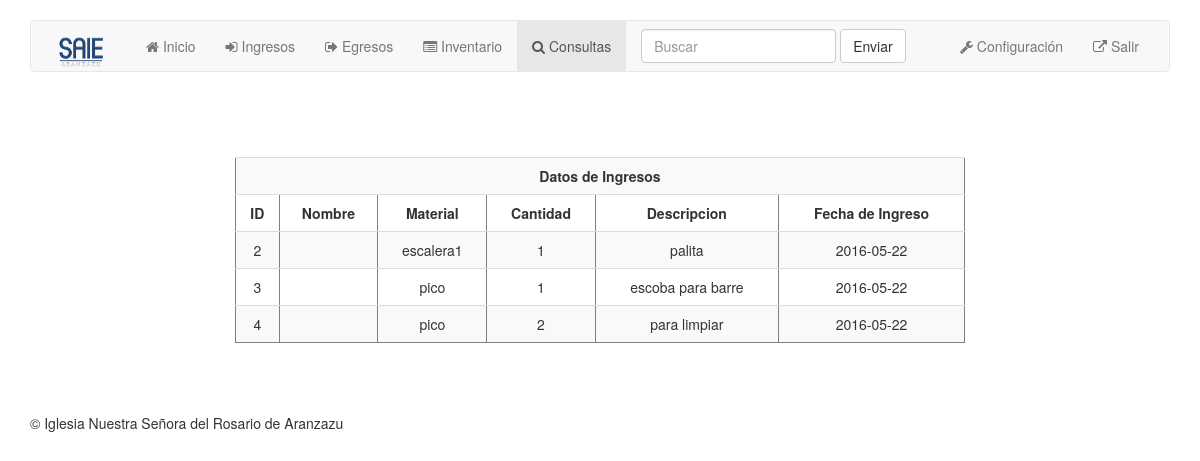
The page /consmateriales.php (signed in) on the database its author committed.
### tables this page shows
CREATE TABLE `mteriales` (
  `id` int(11) NOT NULL,
  `id_donadores` int(11) NOT NULL,
  `material` varchar(40) NOT NULL,
  `cantidad` int(40) NOT NULL,
  `descripcion` varchar(400) NOT NULL,
  `fecha` date NOT NULL
);

### consmateriales.php (the view, shortened to what this page needs)
<?php
    if (isset($_SESSION['usuario'])) {
?>
<!doctype html>
<html lang="es">
<head>
    <link rel="stylesheet" href="/assets/css/normalize.css">
    <link rel="stylesheet" href="/assets/css/bootstrap.min.css">
    <link rel="stylesheet" href="/assets/css/main.css">
    <link rel="stylesheet" href="/assets/css/font-awesome.min.css">
</head>
<body>
    <div class="container">
        <nav class="navbar navbar-default">
            <div class="container-fluid">
                <div class="navbar-header">
                    <a class="navbar-brand" href="index.php">
                        <img src="/assets/images/logo.png" class="image-responsive" style="max-width: 70px" alt="">
                    </a>
                </div>
                <div id="navbar" class="navbar-collapse collapse">
                    <ul class="nav navbar-nav">
                        <li>
                            <a href="index.php"> <i class="fa fa-home"></i> Inicio</a>
                        </li>
                        <li>
                            <a href="ingresos.php"> <i class="fa fa-sign-in"></i> Ingresos</a>
                        </li>
                        <li>
                            <a href="egresos.php"> <i class="fa fa-sign-out"></i> Egresos</a>
                        </li>
                        <li>
                            <a href="#"> <i class="fa fa-list-alt"></i> Inventario</a>
                        </li>
                        <li class="active">
                            <a href="consultas.php"> <i class="fa fa-search"></i> Consultas</a>
                        </li>
                    </ul>
                    <form class="navbar-form navbar-left" role="search">
                        <div class="form-group">
                            <input type="text" class="form-control" placeholder="Buscar ">
                        </div>
                        <button type="submit" class="btn btn-default">Enviar</button>
                    </form>
                    <ul class="nav navbar-nav navbar-right">
                        <li>
                            <a href="#"> <i class="fa fa-wrench"></i> Configuración</a>
                        </li>
                        <li>
                            <a href="logout.php"> <i class="fa fa-external-link"></i> Salir</a>
                        </li>
                    </ul>
                </div>
            </div>
        </nav>
        <br>
        <br>
        <br>
        <br>
        <div class="row col-md-8 col-md-offset-2 custyle">
        <?php
            $sql="select * from mteriales";
            $result= mysql_query($sql) or die(mysql_error());
            echo "<table class='table table-striped custab' border=1 cellpadding=4 cellspacing=0>";
             echo "<tr>
                     <th class='text-center' colspan=6> Datos de Ingresos </th>
                   <tr>
                     <th class='text-center'> ID </th>
                     <th class='text-center'> Nombre </th>
                     <th class='text-center'> Material </th>
                     <th class='text-center'> Cantidad </th>
                     <th class='text-center'> Descripcion </th>
                     <th class='text-center'> Fecha de Ingreso </th>
                  </tr>";
            while($row=mysql_fetch_array($result))
            {
             echo "<tr>
                     <td class='text-center' align='right'> $row[id] </td>
                     <td class='text-center'> $row[nombre] </td>
                     <td class='text-center'> $row[material] </td>
                     <td class='text-center'> $row[cantidad] </td>
                     <td class='text-center'> $row[descripcion] </td>
                     <td class='text-center'> $row[fecha] </td>
                  </tr>";
            }
            echo "</table>";
        ?>
        </div>
    </div>
    <footer class="footer">
        <div class="container">
            &copy; Iglesia Nuestra Señora del Rosario de Aranzazu
        </div>
    </footer>
</body>
<?php
    }else{
        echo '<script> window.location="login.php"; </script>';
    }
?>

### assets/css/main.css (style rules this page uses)
html { color: #222; font-size: 1em; line-height: 1.4; }
audio, canvas, iframe, img, svg, video { vertical-align: middle; }
body { padding-top: 20px; padding-bottom: 20px; }
.navbar { margin-bottom: 5px; }
.carousel, .item, .active { height: 100%; }
footer { margin: 50px 0; }

### rows shown on the page
mteriales: id "2", material "escalera1", cantidad "1", descripcion "palita", fecha "2016-05-22"
mteriales: id "3", material "pico", cantidad "1", descripcion "escoba para barre", fecha "2016-05-22"
mteriales: id "4", material "pico", cantidad "2", descripcion "para limpiar", fecha "2016-05-22"
